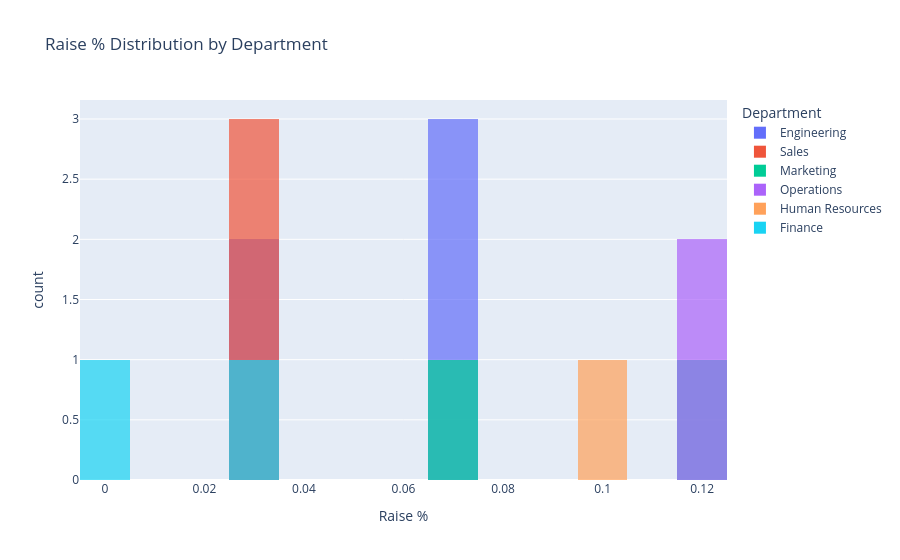
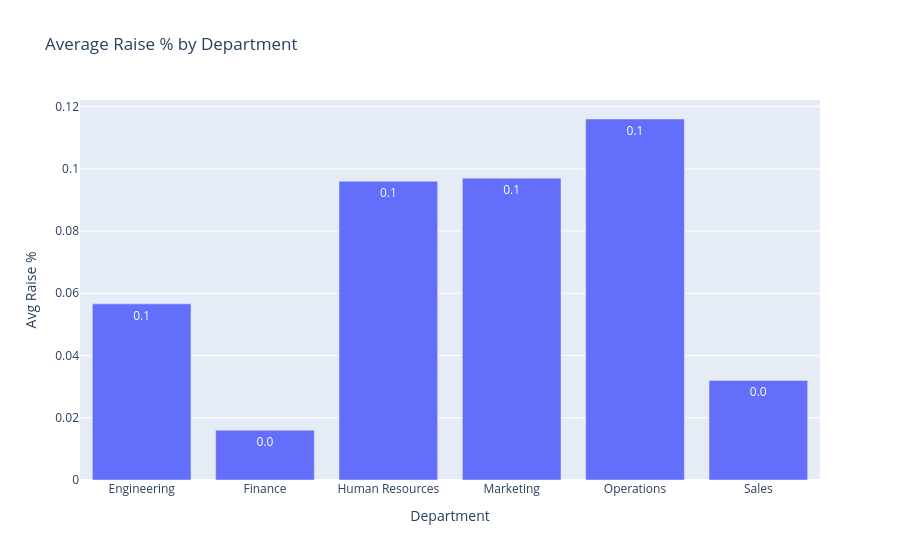

Notebook cell for these charts, in order:
### Markdown cell above
## Raise Distribution

### Code cell
import plotly.express as px

df = _constat_session.table("raise_recommendations", pandas=True)

pct_col = next((c for c in df.columns if "raise" in c.lower() and "pct" in c.lower()), None)
dept_col = next((c for c in df.columns if "dept" in c.lower() or "department" in c.lower()), None)

if pct_col and dept_col:
    fig = px.histogram(
        df, x=pct_col, color=dept_col, nbins=15,
        title="Raise % Distribution by Department",
        labels={pct_col: "Raise %", dept_col: "Department"},
        barmode="overlay", opacity=0.7,
    )
    fig.show()

    avg = df.groupby(dept_col)[pct_col].mean().reset_index()
    fig2 = px.bar(
        avg, x=dept_col, y=pct_col,
        title="Average Raise % by Department",
        labels={pct_col: "Avg Raise %", dept_col: "Department"},
        text_auto=".1f",
    )
    fig2.show()
else:
    print(f"Expected columns not found. Available: {list(df.columns)}")

### Figure 1 — Plotly figure (JSON) as saved in the notebook; plotly's stock layout.template omitted (floating-point values rounded to 4 significant figures)
{"data": [{"bingroup": "x", "hovertemplate": "Department=Engineering<br>Raise %=%{x}<br>count=%{y}<extra></extra>", "legendgroup": "Engineering", "marker": {"color": "#636efa", "opacity": 0.7, "pattern": {"shape": ""}}, "name": "Engineering", "nbinsx": 15, "orientation": "v", "showlegend": true, "type": "histogram", "x": [0.074, 0.074, 0.032, 0.071, 0.032], "xaxis": "x", "yaxis": "y"}, {"bingroup": "x", "hovertemplate": "Department=Sales<br>Raise %=%{x}<br>count=%{y}<extra></extra>", "legendgroup": "Sales", "marker": {"color": "#EF553B", "opacity": 0.7, "pattern": {"shape": ""}}, "name": "Sales", "nbinsx": 15, "orientation": "v", "showlegend": true, "type": "histogram", "x": [0.032, 0.032, 0.032], "xaxis": "x", "yaxis": "y"}, {"bingroup": "x", "hovertemplate": "Department=Marketing<br>Raise %=%{x}<br>count=%{y}<extra></extra>", "legendgroup": "Marketing", "marker": {"color": "#00cc96", "opacity": 0.7, "pattern": {"shape": ""}}, "name": "Marketing", "nbinsx": 15, "orientation": "v", "showlegend": true, "type": "histogram", "x": [0.074, 0.12], "xaxis": "x", "yaxis": "y"}, {"bingroup": "x", "hovertemplate": "Department=Operations<br>Raise %=%{x}<br>count=%{y}<extra></extra>", "legendgroup": "Operations", "marker": {"color": "#ab63fa", "opacity": 0.7, "pattern": {"shape": ""}}, "name": "Operations", "nbinsx": 15, "orientation": "v", "showlegend": true, "type": "histogram", "x": [0.116, 0.116], "xaxis": "x", "yaxis": "y"}, {"bingroup": "x", "hovertemplate": "Department=Human Resources<br>Raise %=%{x}<br>count=%{y}<extra></extra>", "legendgroup": "Human Resources", "marker": {"color": "#FFA15A", "opacity": 0.7, "pattern": {"shape": ""}}, "name": "Human Resources", "nbinsx": 15, "orientation": "v", "showlegend": true, "type": "histogram", "x": [0.096], "xaxis": "x", "yaxis": "y"}, {"bingroup": "x", "hovertemplate": "Department=Finance<br>Raise %=%{x}<br>count=%{y}<extra></extra>", "legendgroup": "Finance", "marker": {"color": "#19d3f3", "opacity": 0.7, "pattern": {"shape": ""}}, "name": "Finance", "nbinsx": 15, "orientation": "v", "showlegend": true, "type": "histogram", "x": [0.032, 0.0], "xaxis": "x", "yaxis": "y"}], "layout": {"barmode": "overlay", "legend": {"title": {"text": "Department"}, "tracegroupgap": 0}, "title": {"text": "Raise % Distribution by Department"}, "xaxis": {"anchor": "y", "domain": [0, 1], "title": {"text": "Raise %"}}, "yaxis": {"anchor": "x", "domain": [0, 1], "title": {"text": "count"}}}}

### Figure 2 — Plotly figure (JSON) as saved in the notebook; plotly's stock layout.template omitted (floating-point values rounded to 4 significant figures)
{"data": [{"hovertemplate": "Department=%{x}<br>Avg Raise %=%{y}<extra></extra>", "legendgroup": "", "marker": {"color": "#636efa", "pattern": {"shape": ""}}, "name": "", "orientation": "v", "showlegend": false, "textposition": "auto", "texttemplate": "%{y:.1f}", "type": "bar", "x": ["Engineering", "Finance", "Human Resources", "Marketing", "Operations", "Sales"], "xaxis": "x", "y": [0.0566, 0.016, 0.096, 0.097, 0.116, 0.032], "yaxis": "y"}], "layout": {"barmode": "relative", "legend": {"tracegroupgap": 0}, "title": {"text": "Average Raise % by Department"}, "xaxis": {"anchor": "y", "domain": [0, 1], "title": {"text": "Department"}}, "yaxis": {"anchor": "x", "domain": [0, 1], "title": {"text": "Avg Raise %"}}}}
